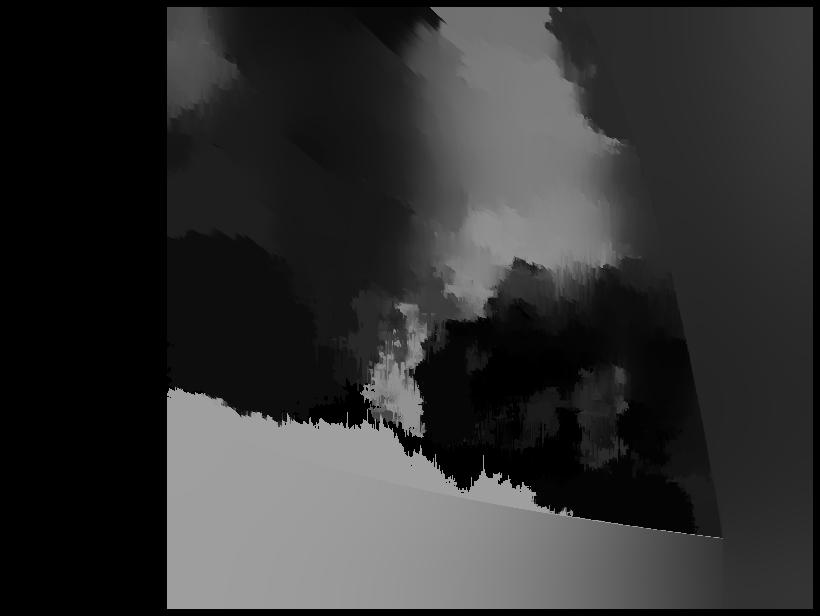
#> input picture vizstuff/filtered_disparity.png, 820 x 616 px
$ python pointcloud_from_png.py
#> lines starting #> are read from the running program, lines starting #| are printed output that depends on the picture; after the words box and inside, x2 and y2 are one past the last pixel; in counts of white or black regions, pixels touching at a corner belong together
import numpy as np
import cv2

# Load disparity map (assume it's already computed)
disparity = cv2.imread('filtered_disparity.png', cv2.IMREAD_UNCHANGED).astype(np.float32)
#> disparity: shape (616, 820) float32; min 0, max 159, mean 48.9

# Convert disparity if needed (StereoSGBM often multiplies by 16)
disparity /= 16.0
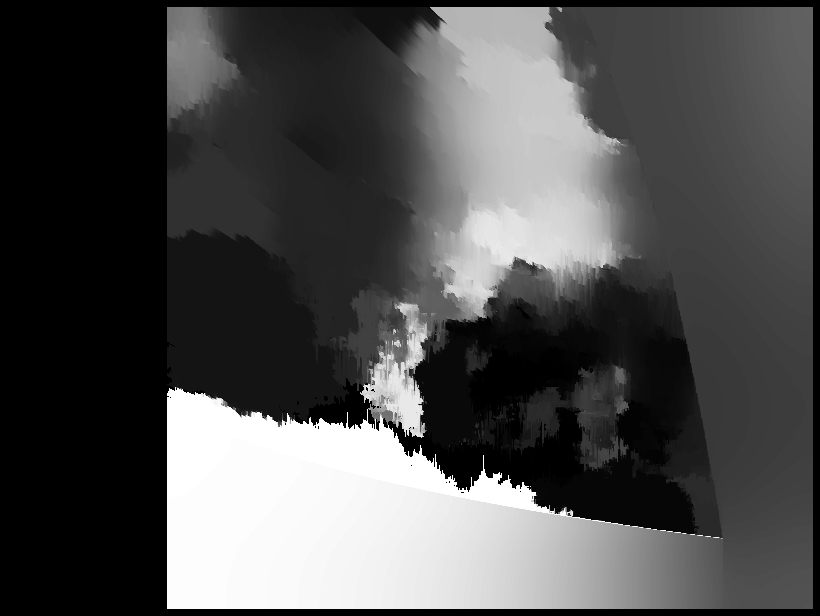
#> disparity: shape (616, 820) float32; min 0, max 9.94, mean 3.06; drawn with min black and max white

# Camera parameters (example values)
focal_length = 718.8560  # in pixels
baseline = 0.54           # in meters
cx, cy = 607.1928, 185.2157  # principal point

# Create Q matrix
Q = np.float32([[1, 0, 0, -cx],
                [0, -1, 0, cy],
                [0, 0, 0, -focal_length],
                [0, 0, 1/baseline, 0]])

# Reproject to 3D
points_3D = cv2.reprojectImageTo3D(disparity, Q)
#> points_3D: shape (616, 820, 3) float32; 25.18% of the values are NaN or infinite; the others: min -6210.9, max 525.4, mean -124.6

# Mask out points where disparity is zero
mask = disparity > 0
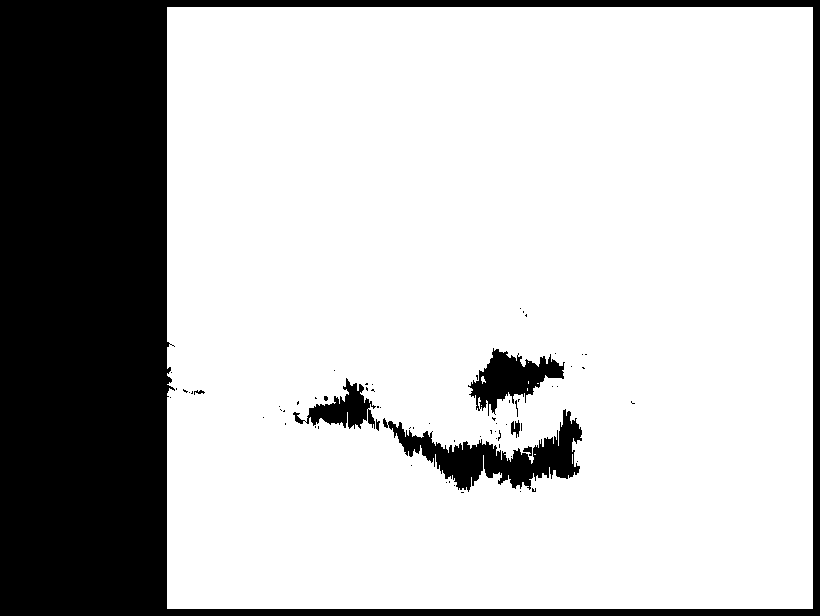
#> mask: shape (616, 820) bool; 74.8% white; 69 black regions (60 under 20 px), largest, box (x1, y1, x2, y2) and area: (0, 0, 820, 616) 116321, (383, 409, 582, 492) 5818, (468, 348, 565, 416) 2919
out_points = points_3D[mask]

# Save to a simple PLY without colors
def write_ply_no_color(filename, verts):
#> called with filename = 'pointcloud.ply', verts = array of shape (377949, 3)
    verts = verts.reshape(-1, 3)
    ply_header = '''ply
format ascii 1.0
element vertex %(vert_num)d
property float x
property float y
property float z
end_header
'''
    with open(filename, 'w') as f:
        f.write(ply_header % dict(vert_num=len(verts)))
        for v in verts:
            f.write('%f %f %f\n' % (v[0], v[1], v[2]))
#> this loop made 377949 passes
#> v on passes 1 to 3: [-52.82, 21.39, -86.26], [-52.7, 21.39, -86.26], [-52.58, 21.39, -86.26]

write_ply_no_color('pointcloud.ply', out_points)
print("Saved point cloud to pointcloud.ply")
